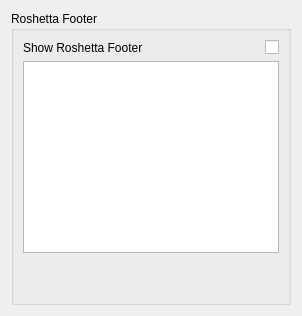
           <widget class="QWidget" name="printDrugsFooterTab">
            <attribute name="title">
             <string>Footer</string>
            </attribute>
            <layout class="QGridLayout" name="gridLayout_17">
             <item row="0" column="0">
              <widget class="QGroupBox" name="groupBox_3">
               <property name="title">
                <string>Roshetta Footer</string>
               </property>
               <layout class="QGridLayout" name="gridLayout_16">
                <item row="0" column="0">
                 <layout class="QHBoxLayout" name="horizontalLayout_25">
                  <item>
                   <widget class="QLabel" name="label_41">
                    <property name="text">
                     <string>Show Roshetta Footer</string>
                    </property>
                   </widget>
                  </item>
                  <item>
                   <widget class="Switch" name="showFooter">
                    <property name="sizePolicy">
                     <sizepolicy hsizetype="Fixed" vsizetype="Fixed">
                      <horstretch>0</horstretch>
                      <verstretch>0</verstretch>
                     </sizepolicy>
                    </property>
                    <property name="text">
                     <string/>
                    </property>
                   </widget>
                  </item>
                 </layout>
                </item>
                <item row="1" column="0">
                 <widget class="TextEdit" name="Footer"/>
                </item>
                <item row="2" column="0">
                 <spacer name="verticalSpacer_3">
                  <property name="orientation">
                   <enum>Qt::Vertical</enum>
                  </property>
                  <property name="sizeHint" stdset="0">
                   <size>
                    <width>20</width>
                    <height>40</height>
                   </size>
                  </property>
                 </spacer>
                </item>
               </layout>
              </widget>
             </item>
            </layout>
           </widget>
